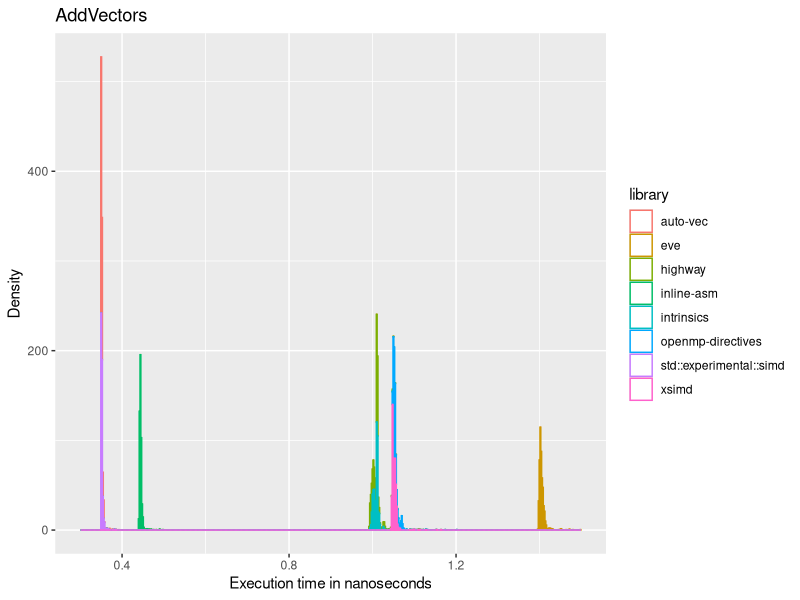
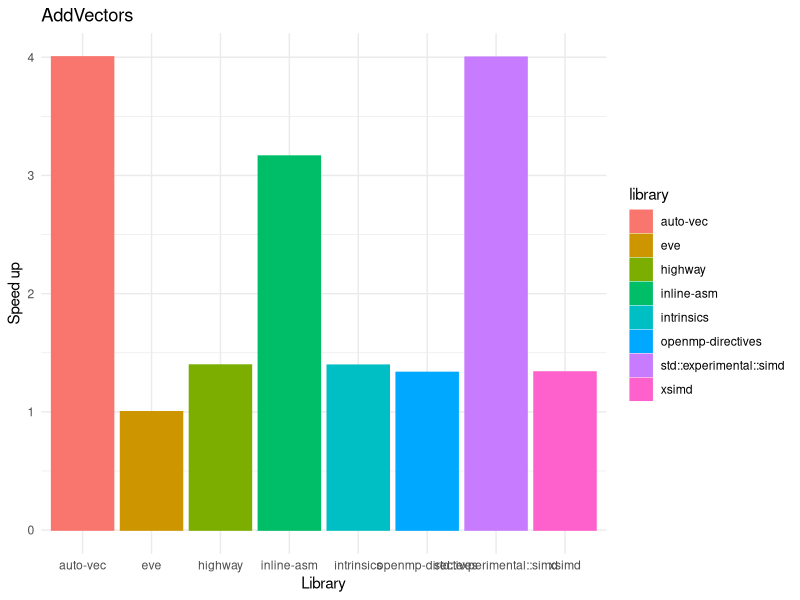
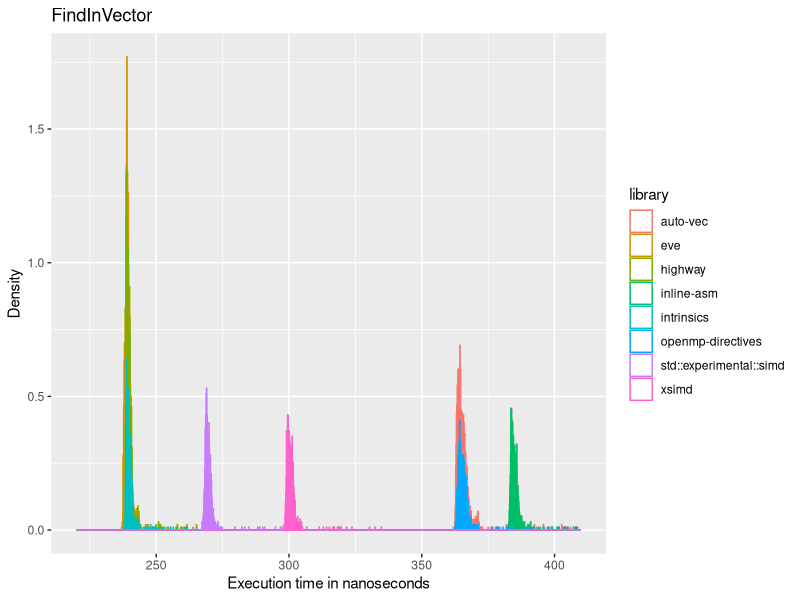
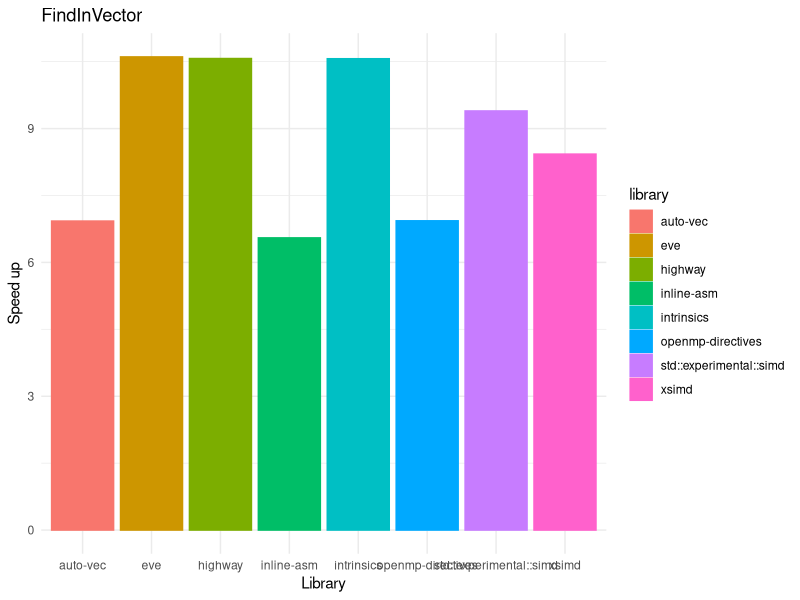
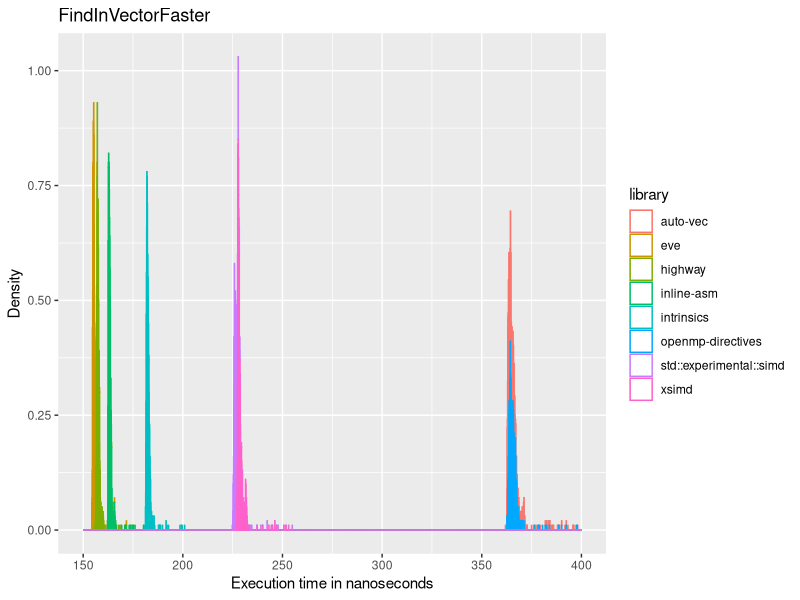
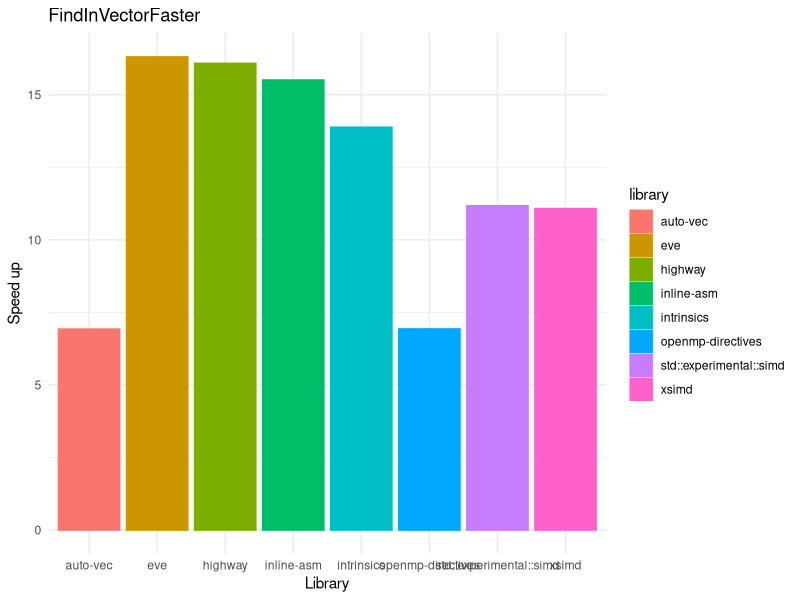
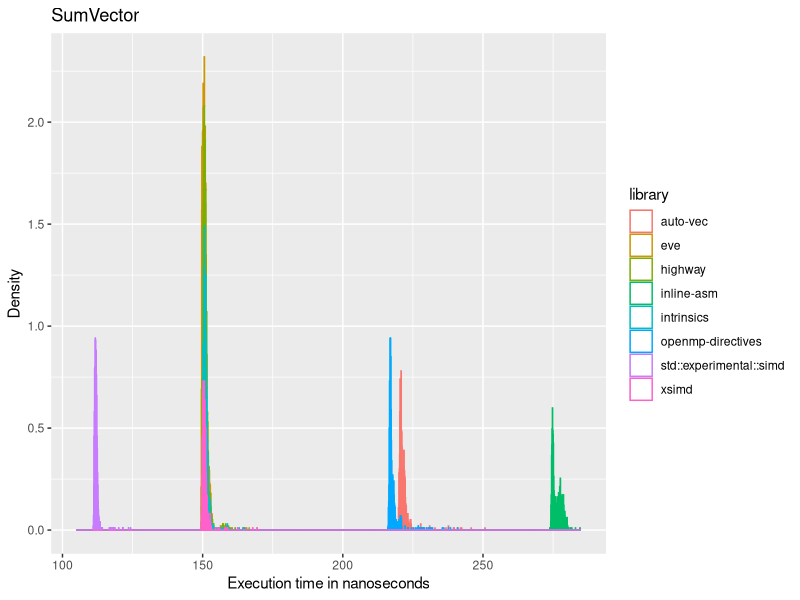
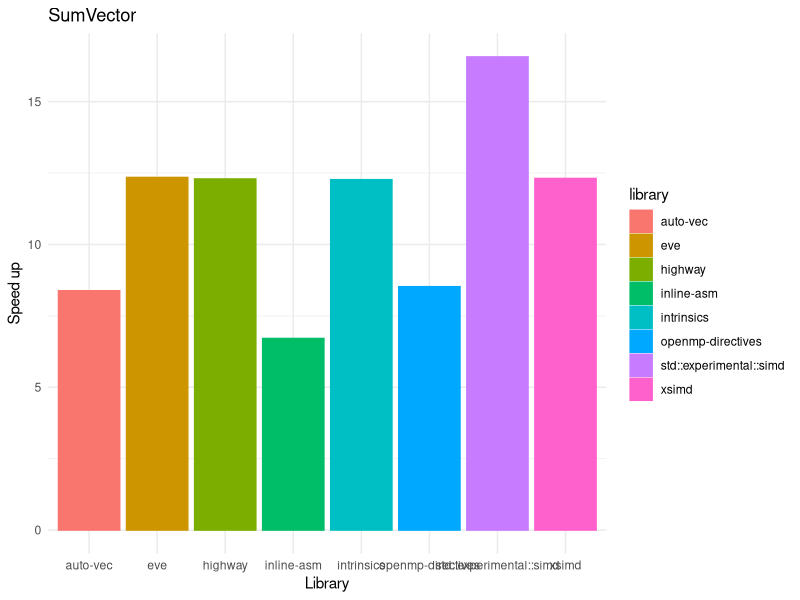

R code for these plots, in order:
#install.packages("readxl")
library(readxl)
#install.packages("dplyr")
library(dplyr)
#install.packages("tidyverse")
library(tidyverse)
#install.packages("car")
library(car)

Data <- read_xlsx("consolidated_data.xlsx")
Data$library <- factor(Data$library)
Data$benchmark <- factor(Data$benchmark)
colnames(Data)[which(names(Data) == "execution time")] <- "execution_time"

Data_BMAddVectors <- Data %>% filter(benchmark == "BM_AddVectors/1/2/3/4/min_time:0.500/repeats:1000")
Data_BMAddVectors <- Data_BMAddVectors %>% filter(library != "no-vec")

histogram <- ggplot(Data_BMAddVectors, aes(x=execution_time, color=library)) + 
  geom_histogram(binwidth=0.002, aes(y=..density..), fill="white") +
  labs(title="AddVectors", y="Density", x="Execution time in nanoseconds") +
  scale_x_continuous(limits = c(0.3, 1.5))

ggsave("BMAddVectors_hist.png", plot=histogram, width=14, height=5, dpi=300)

res.krus <- kruskal.test(execution_time ~ library, data =  Data_BMAddVectors)
capture.output(res.krus, append = FALSE, file = "BMAddVectors_res.txt")
leveneTest(execution_time ~ library, data =  Data_BMAddVectors)

Data_BMAddVectors$execution_time <- 1.407 / Data_BMAddVectors$execution_time

barchart <- ggplot(data=Data_BMAddVectors, aes(x = library,
                                                       y = execution_time,
                                                       colour = library,
                                                       fill = library,
                                                       group = library)) +
  labs(title="AddVectors", y="Speed up", x="Library") +
  theme_minimal() +
  geom_bar(stat = "summary", fun = "mean")

ggsave("BMAddVectors_bar.png", plot=barchart, width=14, height=5, dpi=300)

aggregate(execution_time ~ library ,data=Data_BMAddVectors,summary)

Data_BMFindInVector <- Data %>% filter(benchmark == "BM_FindInVector/456/4096/3254/min_time:0.500/repeats:1000")
Data_BMFindInVector <- Data_BMFindInVector %>% filter(library != "no-vec")

histogram <- ggplot(Data_BMFindInVector, aes(x=execution_time, color=library)) + 
  geom_histogram(binwidth=0.1, aes(y=..density..), fill="white") +
  labs(title="FindInVector", y="Density", x="Execution time in nanoseconds") +
  scale_x_continuous(limits = c(220, 410))

ggsave("BMFindInVector_hist.png", plot=histogram, width=14, height=5, dpi=300)

res.krus <- kruskal.test(execution_time ~ library, data =  Data_BMFindInVector)
capture.output(res.krus, append = FALSE, file = "BMFindInVector_res.txt")
leveneTest(execution_time ~ library, data =  Data_BMFindInVector)

Data_BMFindInVector$execution_time <- 2535 / Data_BMFindInVector$execution_time

barchart <- ggplot(data=Data_BMFindInVector, aes(x = library,
                                               y = execution_time,
                                               colour = library,
                                               fill = library,
                                               group = library)) +
  labs(title="FindInVector", y="Speed up", x="Library") +
  theme_minimal() +
  geom_bar(stat = "summary", fun = "mean")

ggsave("BMFindInVector_box.png", plot=barchart, width=14, height=5, dpi=300)

aggregate(execution_time ~ library ,data=Data_BMFindInVector,summary)

Data_BMFindInVectorFaster <- Data %>% filter(benchmark == "BM_FindInVectorFaster/456/4096/3254/min_time:0.500/repeats:1000")
Data_BMFindInVectorFaster <- Data_BMFindInVectorFaster %>% filter(library != "no-vec")

histogram <- ggplot(Data_BMFindInVectorFaster, aes(x=execution_time, color=library)) + 
  geom_histogram(binwidth=0.1, aes(y=..density..), fill="white") +
  labs(title="FindInVectorFaster", y="Density", x="Execution time in nanoseconds") +
  scale_x_continuous(limits = c(150, 400))

ggsave("BMFindInVectorFaster_hist.png", plot=histogram, width=14, height=5, dpi=300)

res.krus <- kruskal.test(execution_time ~ library, data = Data_BMFindInVectorFaster)
capture.output(res.krus, append = FALSE, file = "BMFindInVectorFaster_res.txt")
leveneTest(execution_time ~ library, data =  Data_BMFindInVectorFaster)

Data_BMFindInVectorFaster$execution_time <- 2535 / Data_BMFindInVectorFaster$execution_time

barchart <- ggplot(data=Data_BMFindInVectorFaster, aes(x = library,
                                                       y = execution_time,
                                                       colour = library,
                                                       fill = library,
                                                       group = library)) +
  labs(title="FindInVectorFaster", y="Speed up", x="Library") +
  theme_minimal() +
  geom_bar(stat = "summary", fun = "mean")

ggsave("BMFindInVectorFaster_box.png", plot=barchart, width=14, height=5, dpi=300)

aggregate(execution_time ~ library ,data=Data_BMFindInVectorFaster,summary)

Data_BMSumVector <- Data %>% filter(benchmark == "BM_SumVector/0/4096/min_time:0.500/repeats:1000")
Data_BMSumVector <- Data_BMSumVector %>% filter(library != "no-vec")

histogram <- ggplot(Data_BMSumVector, aes(x=execution_time, color=library)) + 
  geom_histogram(binwidth=0.1, aes(y=..density..), fill="white") +
  labs(title="SumVector", y="Density", x="Execution time in nanoseconds") +
  scale_x_continuous(limits = c(105, 285))

ggsave("BMSumVector_hist.png", plot=histogram, width=14, height=5, dpi=300)

res.krus <- kruskal.test(execution_time ~ library, data = Data_BMSumVector)
capture.output(res.krus, append = FALSE, file = "BMSumVector_res.txt")
leveneTest(execution_time ~ library, data =  Data_BMSumVector)

Data_BMSumVector$execution_time <- 1856 / Data_BMSumVector$execution_time

barchart <- ggplot(data=Data_BMSumVector, aes(x = library,
                                                 y = execution_time,
                                                 colour = library,
                                                 fill = library,
                                                 group = library)) +
  labs(title="SumVector", y="Speed up", x="Library") +
  theme_minimal() +
  geom_bar(stat = "summary", fun = "mean")

ggsave("BMSumVector_box.png", plot=barchart, width=14, height=5, dpi=300)
aggregate(execution_time ~ library ,data=Data_BMSumVector,summary)

Data_BMReverseVector <- Data %>% filter(benchmark == "BM_ReverseVector/0/4096/min_time:0.500/repeats:1000")
Data_BMReverseVector <- Data_BMReverseVector %>% filter(library != "no-vec")

histogram <- ggplot(Data_BMReverseVector, aes(x=execution_time, color=library)) + 
  geom_histogram(binwidth=0.1, aes(y=..density..), fill="white") +
  labs(title="ReverseVector", y="Density", x="Execution time in nanoseconds") +
  scale_x_continuous(limits = c(180, 265))

ggsave("BMReverseVector_hist.png", plot=histogram, width=14, height=5, dpi=300)

res.krus <- kruskal.test(execution_time ~ library, data = Data_BMReverseVector)
capture.output(res.krus, append = FALSE, file = "BMReverseVector_res.txt")
leveneTest(execution_time ~ library, data =  Data_BMReverseVector)

Data_BMReverseVector$execution_time <- 1540 / Data_BMReverseVector$execution_time

barchart <- ggplot(data=Data_BMReverseVector, aes(x = library,
                                              y = execution_time,
                                              colour = library,
                                              fill = library,
                                              group = library)) +
  labs(title="ReverseVector", y="Speed up", x="Library") +
  theme_minimal() +
  geom_bar(stat = "summary", fun = "mean")

ggsave("BMReverseVector_box.png", plot=barchart, width=14, height=5, dpi=300)
aggregate(execution_time ~ library ,data=Data_BMReverseVector,summary)

